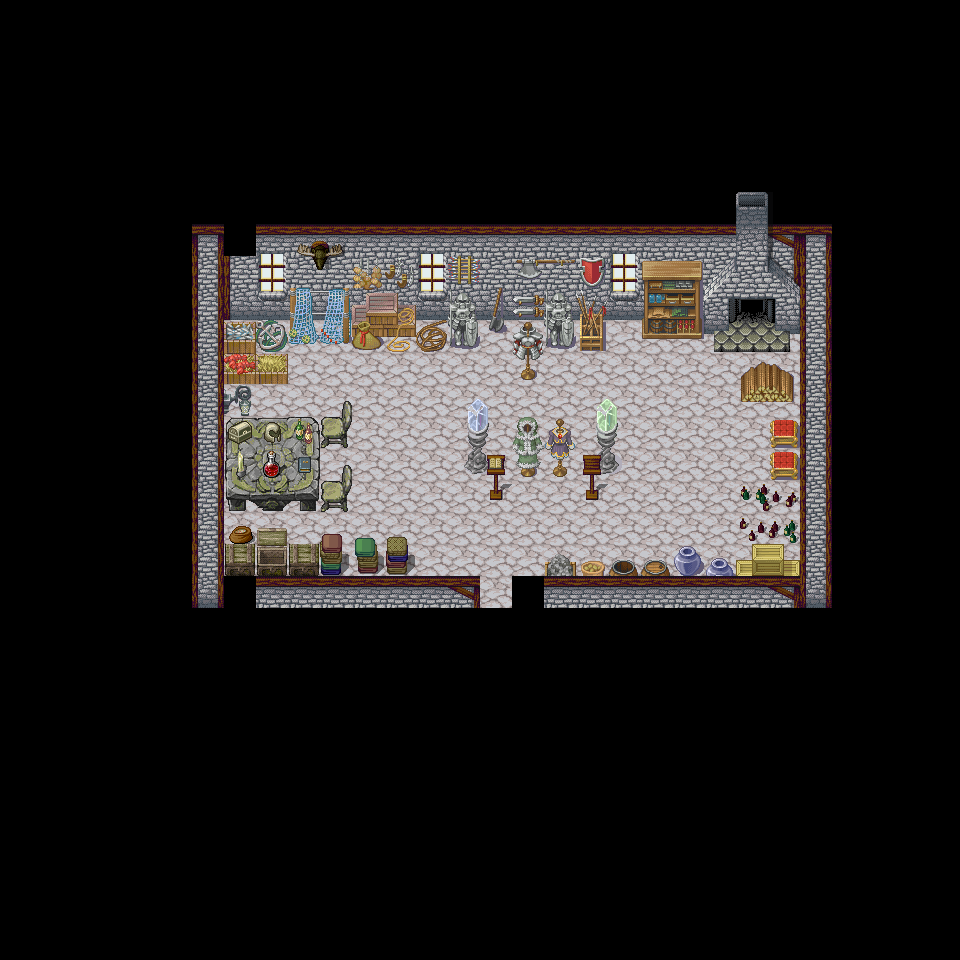

The image is a tile-based game level rendered from a .tmx file. Its description and source (layers, tilesets, objects; grid data summarised) follow:
An orthogonal 30x30 tile map with 32x32 px tiles, 4 tile layers (Piso, Paredes, Decorado, sobre) and 20 objects (clavLevelEntity).

<map version="1.0" orientation="orthogonal" renderorder="right-down" width="30" height="30" tilewidth="32" tileheight="32" backgroundcolor="#000000" nextobjectid="88"><tileset firstgid="1" name="out" tilewidth="32" tileheight="32"><image source="ciudad_items.png" width="384" height="352" /></tileset>
 <layer name="Piso" width="30" height="30">
  <data>[900 cells, 144 non-empty, 1 distinct tile ids]</data>
 </layer>
 <layer name="Paredes" width="30" height="30">
  <data>[900 cells, 96 non-empty, 13 distinct tile ids]</data>
 </layer>
 <layer name="Decorado" width="30" height="30">
  <data>[900 cells, 117 non-empty, 105 distinct tile ids]</data>
 </layer>
 <layer name="sobre" width="30" height="30">
  <data>[900 cells, 14 non-empty, 13 distinct tile ids]</data>
 </layer>
 <objectgroup color="#02faea" name="Triggers">
  <object id="65" name="clavLevelEntity" x="480" y="576" width="32" height="32">
   <properties>
    <property name="duration" value="250" />
    <property name="fade" value="#000000" />
    <property name="spawn" value="out_items" />
    <property name="to" value="ciudad" />
   </properties>
  </object>
 </objectgroup>
 <objectgroup name="collision">
  <object id="66" x="192" y="224" width="32" height="384" />
  <object id="67" x="800" y="224" width="32" height="384" />
  <object id="68" x="512" y="576" width="288" height="32" />
  <object id="70" x="768" y="416" width="32" height="64" />
  <object id="71" x="736" y="480" width="64" height="64" />
  <object id="72" x="736" y="384" width="64" height="32" />
  <object id="73" x="224" y="224" width="384" height="128" />
  <object id="76" x="608" y="224" width="32" height="96" />
  <object id="77" x="640" y="224" width="160" height="128" />
  <object id="78" x="224" y="352" width="64" height="32" />
  <object id="79" x="224" y="416" width="96" height="96" />
  <object id="80" x="224" y="544" width="192" height="32" />
  <object id="81" x="224" y="512" width="32" height="32" />
  <object id="83" x="448" y="448" width="192" height="32" />
  <object id="84" x="480" y="480" width="32" height="32" />
  <object id="85" x="576" y="480" width="32" height="32" />
  <object id="86" x="512" y="352" width="32" height="32" />
  <object id="87" x="672" y="544" width="32" height="32" />
 </objectgroup>
 <objectgroup color="#ffd100" name="Spawns">
  <object id="64" x="480" y="544" width="32" height="32">
   <properties>
    <property name="direction" value="run-down" />
    <property name="spawn" value="in" />
   </properties>
  </object>
 </objectgroup>
</map>
